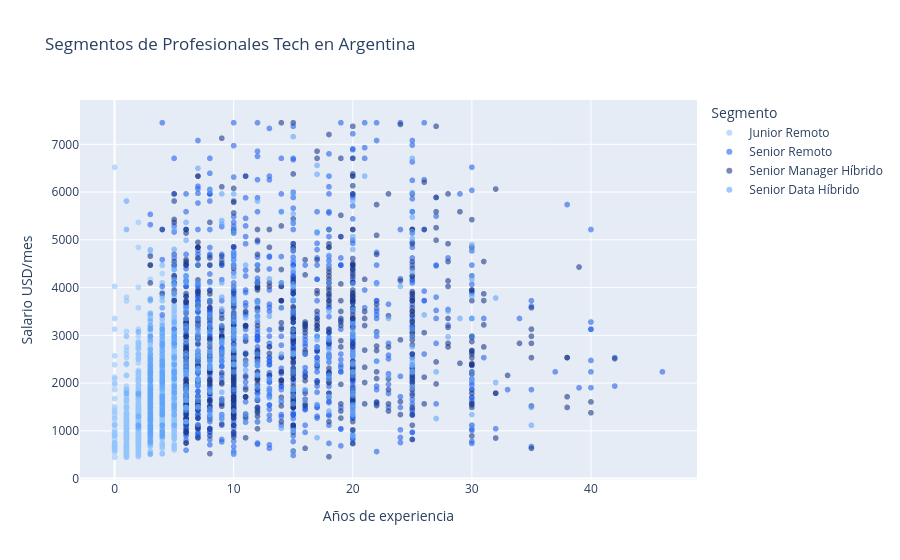

Notebook code for this chart:
### Code cell
### Celda 15 — Visualizar clusters
fig = px.scatter(
    df.dropna(subset=['anos_experiencia', 'salario_usd_mensual', 'cluster_nombre']),
    x='anos_experiencia',
    y='salario_usd_mensual',
    color='cluster_nombre',
    title='Segmentos de Profesionales Tech en Argentina',
    labels={
        'anos_experiencia': 'Años de experiencia',
        'salario_usd_mensual': 'Salario USD/mes',
        'cluster_nombre': 'Segmento'
    },
    color_discrete_sequence=['#93c5fd', '#2563eb', '#1e3a8a', '#60a5fa'],
    opacity=0.6
)
fig.show()

### Figure 1 — Plotly figure (JSON) as saved in the notebook; plotly's stock layout.template omitted (floating-point values rounded to 4 significant figures; data arrays with more than 128 entries replaced by an {"elided": "..."} marker saying what was removed)
{"data": [{"hovertemplate": "Segmento=Junior Remoto<br>Años de experiencia=%{x}<br>Salario USD/mes=%{y}<extra></extra>", "legendgroup": "Junior Remoto", "marker": {"color": "#93c5fd", "opacity": 0.6, "symbol": "circle"}, "mode": "markers", "name": "Junior Remoto", "showlegend": true, "type": "scattergl", "x": {"elided": "1376 int values"}, "xaxis": "x", "y": {"elided": "1376 float values"}, "yaxis": "y"}, {"hovertemplate": "Segmento=Senior Remoto<br>Años de experiencia=%{x}<br>Salario USD/mes=%{y}<extra></extra>", "legendgroup": "Senior Remoto", "marker": {"color": "#2563eb", "opacity": 0.6, "symbol": "circle"}, "mode": "markers", "name": "Senior Remoto", "showlegend": true, "type": "scattergl", "x": {"elided": "1016 int values"}, "xaxis": "x", "y": {"elided": "1016 float values"}, "yaxis": "y"}, {"hovertemplate": "Segmento=Senior Manager Híbrido<br>Años de experiencia=%{x}<br>Salario USD/mes=%{y}<extra></extra>", "legendgroup": "Senior Manager Híbrido", "marker": {"color": "#1e3a8a", "opacity": 0.6, "symbol": "circle"}, "mode": "markers", "name": "Senior Manager Híbrido", "showlegend": true, "type": "scattergl", "x": {"elided": "748 int values"}, "xaxis": "x", "y": {"elided": "748 float values"}, "yaxis": "y"}, {"hovertemplate": "Segmento=Senior Data Híbrido<br>Años de experiencia=%{x}<br>Salario USD/mes=%{y}<extra></extra>", "legendgroup": "Senior Data Híbrido", "marker": {"color": "#60a5fa", "opacity": 0.6, "symbol": "circle"}, "mode": "markers", "name": "Senior Data Híbrido", "showlegend": true, "type": "scattergl", "x": {"elided": "536 int values"}, "xaxis": "x", "y": {"elided": "536 float values"}, "yaxis": "y"}], "layout": {"legend": {"title": {"text": "Segmento"}, "tracegroupgap": 0}, "title": {"text": "Segmentos de Profesionales Tech en Argentina"}, "xaxis": {"anchor": "y", "domain": [0, 1], "title": {"text": "Años de experiencia"}}, "yaxis": {"anchor": "x", "domain": [0, 1], "title": {"text": "Salario USD/mes"}}}}
